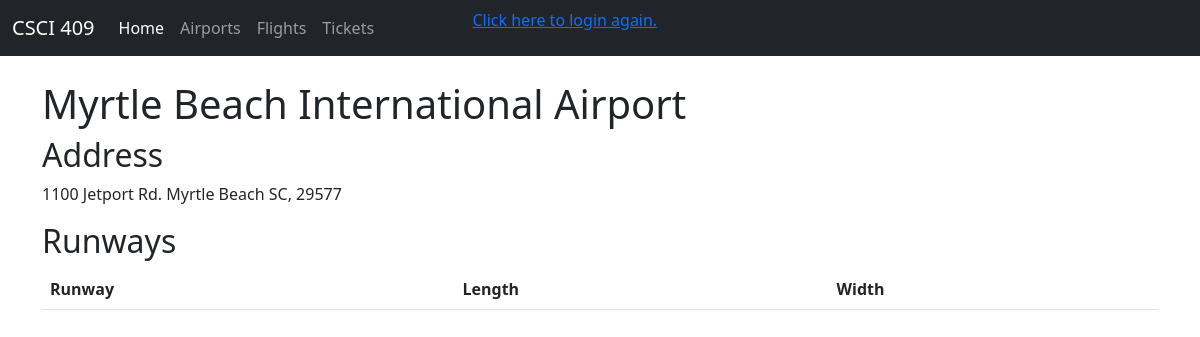
Before: /airports/MYR with the older database file.
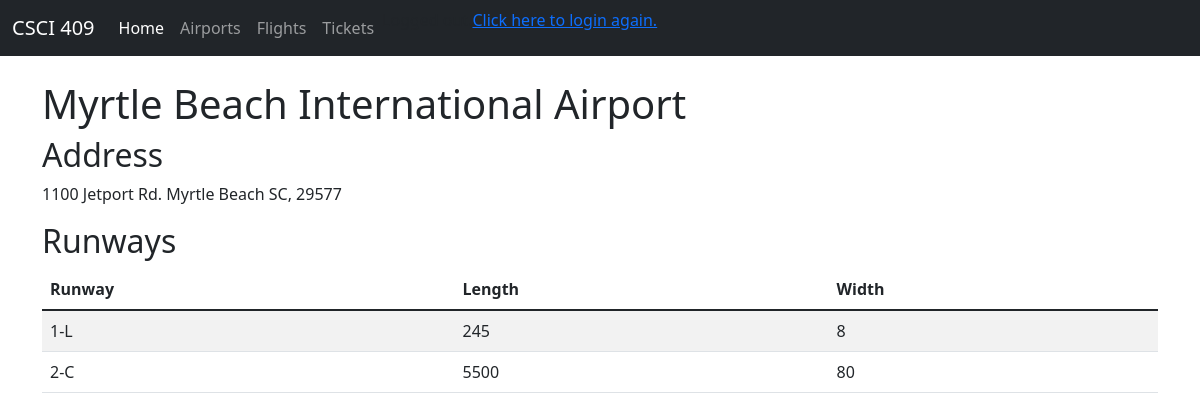
After: the same page with the newer database file.
### airports/models.py (models this page shows)
class Airport(models.Model):
    name = models.CharField(max_length=255)
    airport_code = models.CharField(max_length=3)
    address = models.CharField(max_length=255)
    city = models.CharField(max_length=255)
    state = models.CharField(max_length=2)
    zipcode = models.CharField(max_length=5)
    is_open = models.BooleanField()

class Runway(models.Model):
    LEFT = 'L'
    CENTER = 'C'
    RIGHT = 'R'
    NONE = 'N'
    RUNWAY_DESIGNATION_CHOICES = [
        (LEFT, 'Left'),
        (CENTER, 'Center'),
        (RIGHT, 'Right'),
        (NONE, 'None'),
    ]
    runway_number = models.IntegerField()
    runway_designation = models.CharField(
        max_length=1,
        choices=RUNWAY_DESIGNATION_CHOICES,
        default=NONE
    )
    length = models.IntegerField()
    width = models.IntegerField()
    airport = models.ForeignKey(Airport, on_delete=models.CASCADE)

### airports/views.py (the view)
# urls.py: path('/<str:airport_code>', views.airport_info),
def airport_info(request, airport_code):
    airports = Airport.objects.get(airport_code=airport_code)
    context = {'airports': airports}
    return render(request, 'airports/airport.html', context)

### airports/templates/airports/airport.html
{% extends 'base.html' %}
{% block content %}
<h1>{{ airports.name }} </h1>
<h2>Address</h2>
<p> {{ airports.address }}.
    {{ airports.city }}
    {{ airports.state }},
    {{ airports.zipcode }}
</p>
<h2>Runways</h2>
<table class="table table-striped">
    <thead>
        <tr>
            <th scope="col">Runway</th>
            <th scope="col">Length</th>
            <th scope="col">Width</th>
        </tr>
    </thead>
    <tbody>
        {% for runway in airports.runway_set.all %}
        <tr>
            <td>{{ runway.runway_number }}-{{ runway.runway_designation }} </td>
            <td>{{ runway.length }} </td>
            <td>{{ runway.width }} </td>
        </tr>
        {% endfor %}
    </tbody>
</table>
{% endblock %}

### templates/base.html (shortened to what this page needs)
<!DOCTYPE html>
<html lang="en">
<head>
    <link href="https://cdn.jsdelivr.net/npm/bootstrap@5.1.3/dist/css/bootstrap.min.css" rel="stylesheet">
</head>
<body>
<nav class="navbar navbar-expand-md navbar-dark bg-dark mb-4">
    <div class="container-fluid">
        <a class="navbar-brand" href="#">CSCI 409</a>
        <div class="collapse navbar-collapse" id="navbarCollapse">
            <ul class="navbar-nav me-auto mb-2 mb-md-0">
                <li class="nav-item">
                    <a class="nav-link active" aria-current="page" href="#">Home</a>
                </li>
                <li class="nav-item">
                    <a class="nav-link" href="/airports">Airports</a>
                </li>
                <li class="nav-item">
                    <a class="nav-link" href="/flights">Flights</a>
                </li>
                <li class="nav-item">
                    <a class="nav-link" href="/tickets">Tickets</a>
                </li>
                {% block contents %}
                    <p> Logged out.</p>
                    <a href="{% url 'login' %}"> Click here to login again.</a>
                {% endblock %}
            </ul>
        </div>
    </div>
</nav>
<main>
    <div class="container">
        {% block content %}
        {% endblock %}
    </div>
</main>
</body>
</html>

Changed rows visible on the page:
added Runway: runway_number "1", runway_designation "L", length "245", width "8"
added Runway: runway_number "2", runway_designation "C", length "5500", width "80"
